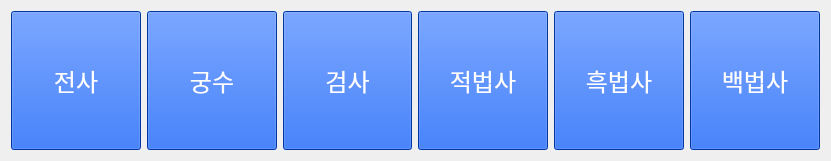
                 <widget class="QWidget" name="layoutWidget_2">
                  <property name="geometry">
                   <rect>
                    <x>50</x>
                    <y>60</y>
                    <width>831</width>
                    <height>161</height>
                   </rect>
                  </property>
                  <layout class="QHBoxLayout" name="horizontalLayout_24">
                   <item>
                    <widget class="QPushButton" name="warrior_2">
                     <property name="sizePolicy">
                      <sizepolicy hsizetype="Expanding" vsizetype="Expanding">
                       <horstretch>0</horstretch>
                       <verstretch>0</verstretch>
                      </sizepolicy>
                     </property>
                     <property name="font">
                      <font>
                       <family>Rix이누아리두리 Regular</family>
                       <pointsize>18</pointsize>
                      </font>
                     </property>
                     <property name="styleSheet">
                      <string notr="true">background-color: rgb(0, 75, 227);
color:white;</string>
                     </property>
                     <property name="text">
                      <string>전사</string>
                     </property>
                    </widget>
                   </item>
                   <item>
                    <widget class="QPushButton" name="archer_2">
                     <property name="sizePolicy">
                      <sizepolicy hsizetype="Expanding" vsizetype="Expanding">
                       <horstretch>0</horstretch>
                       <verstretch>0</verstretch>
                      </sizepolicy>
                     </property>
                     <property name="font">
                      <font>
                       <family>Rix이누아리두리 Regular</family>
                       <pointsize>18</pointsize>
                      </font>
                     </property>
                     <property name="styleSheet">
                      <string notr="true">background-color: rgb(0, 75, 227);
color:white;</string>
                     </property>
                     <property name="text">
                      <string>궁수</string>
                     </property>
                    </widget>
                   </item>
                   <item>
                    <widget class="QPushButton" name="swordsman">
                     <property name="sizePolicy">
                      <sizepolicy hsizetype="Expanding" vsizetype="Expanding">
                       <horstretch>0</horstretch>
                       <verstretch>0</verstretch>
                      </sizepolicy>
                     </property>
                     <property name="font">
                      <font>
                       <family>Rix이누아리두리 Regular</family>
                       <pointsize>18</pointsize>
                      </font>
                     </property>
                     <property name="styleSheet">
                      <string notr="true">background-color: rgb(0, 75, 227);
color:white;</string>
                     </property>
                     <property name="text">
                      <string>검사</string>
                     </property>
                    </widget>
                   </item>
                   <item>
                    <widget class="QPushButton" name="red_wizard">
                     <property name="sizePolicy">
                      <sizepolicy hsizetype="Expanding" vsizetype="Expanding">
                       <horstretch>0</horstretch>
                       <verstretch>0</verstretch>
                      </sizepolicy>
                     </property>
                     <property name="font">
                      <font>
                       <family>Rix이누아리두리 Regular</family>
                       <pointsize>18</pointsize>
                      </font>
                     </property>
                     <property name="styleSheet">
                      <string notr="true">background-color: rgb(0, 75, 227);
color:white;</string>
                     </property>
                     <property name="text">
                      <string>적법사</string>
                     </property>
                    </widget>
                   </item>
                   <item>
                    <widget class="QPushButton" name="black_wizard">
                     <property name="sizePolicy">
                      <sizepolicy hsizetype="Expanding" vsizetype="Expanding">
                       <horstretch>0</horstretch>
                       <verstretch>0</verstretch>
                      </sizepolicy>
                     </property>
                     <property name="font">
                      <font>
                       <family>Rix이누아리두리 Regular</family>
                       <pointsize>18</pointsize>
                      </font>
                     </property>
                     <property name="styleSheet">
                      <string notr="true">background-color: rgb(0, 75, 227);
color:white;</string>
                     </property>
                     <property name="text">
                      <string>흑법사</string>
                     </property>
                    </widget>
                   </item>
                   <item>
                    <widget class="QPushButton" name="white_wizard">
                     <property name="sizePolicy">
                      <sizepolicy hsizetype="Expanding" vsizetype="Expanding">
                       <horstretch>0</horstretch>
                       <verstretch>0</verstretch>
                      </sizepolicy>
                     </property>
                     <property name="font">
                      <font>
                       <family>Rix이누아리두리 Regular</family>
                       <pointsize>18</pointsize>
                      </font>
                     </property>
                     <property name="styleSheet">
                      <string notr="true">background-color: rgb(0, 75, 227);
color:white;</string>
                     </property>
                     <property name="text">
                      <string>백법사</string>
                     </property>
                    </widget>
                   </item>
                  </layout>
                 </widget>
